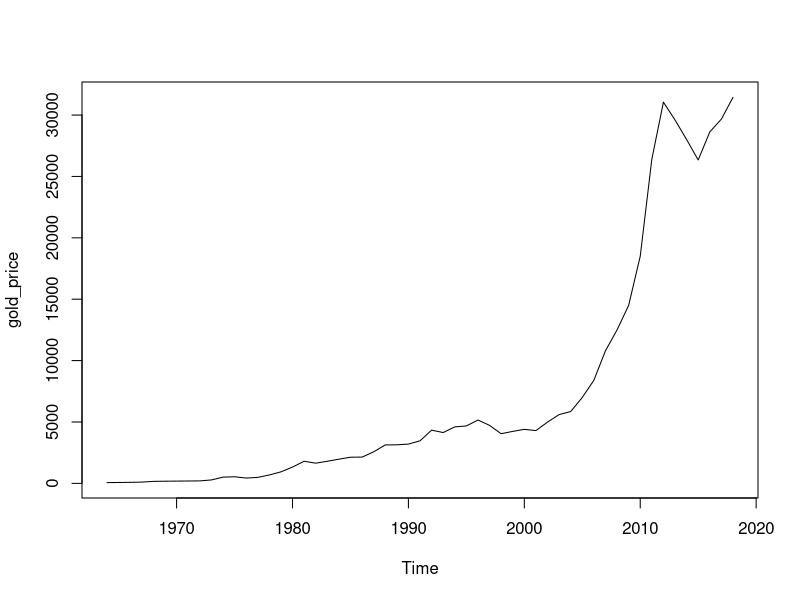
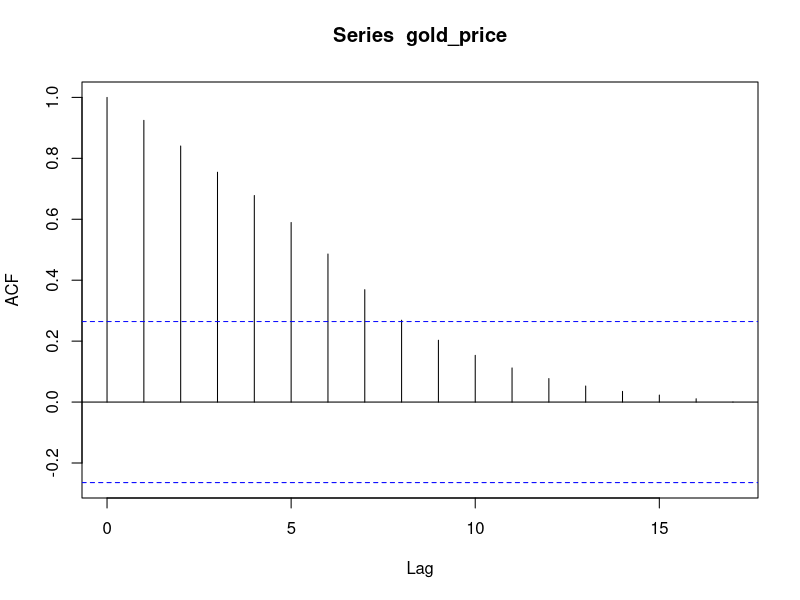
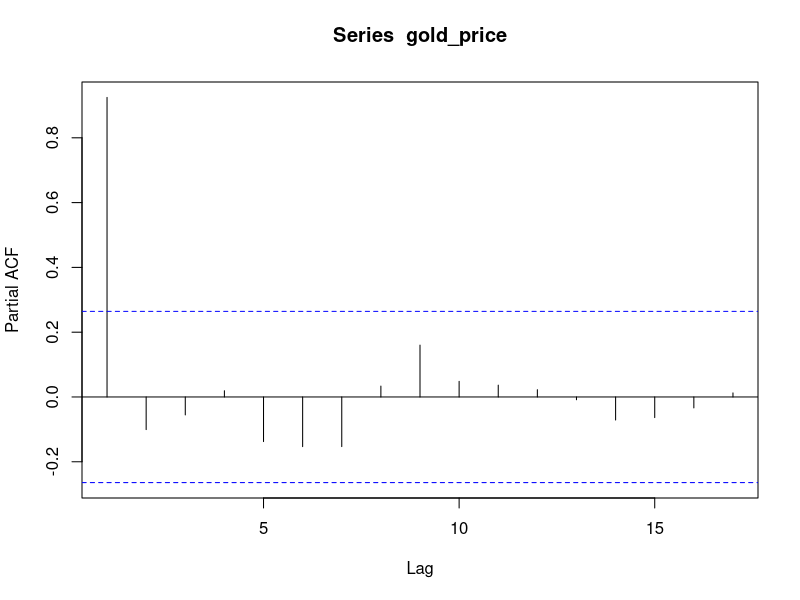
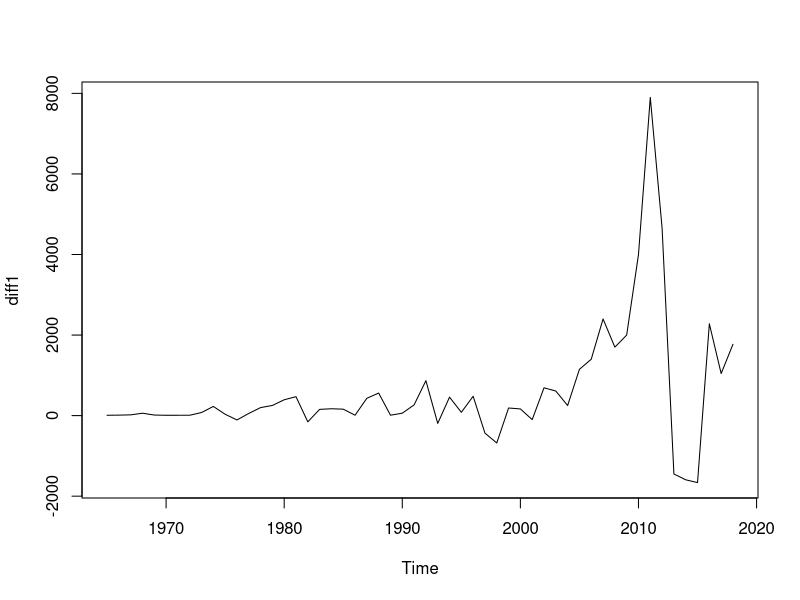
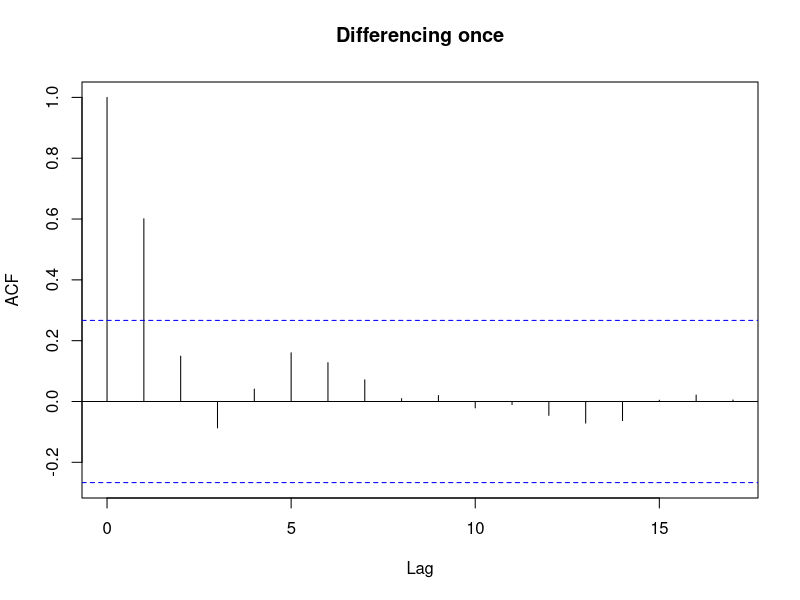
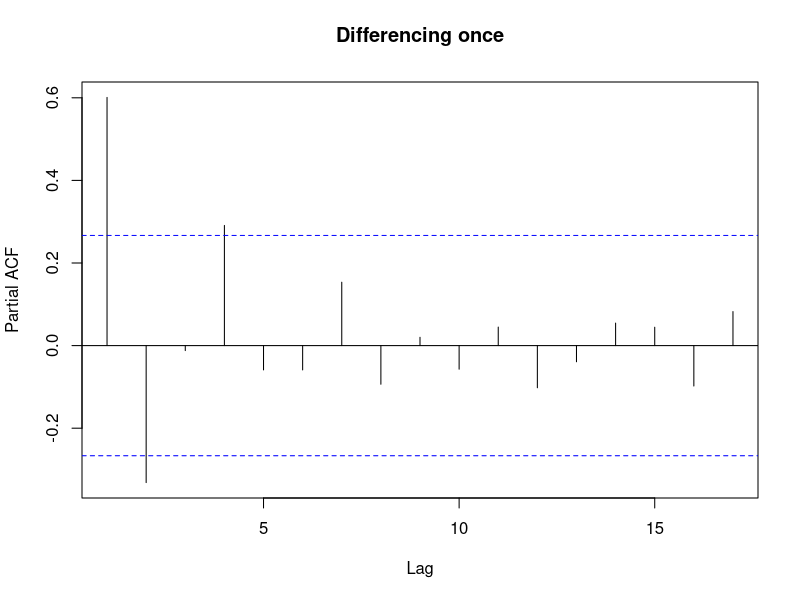
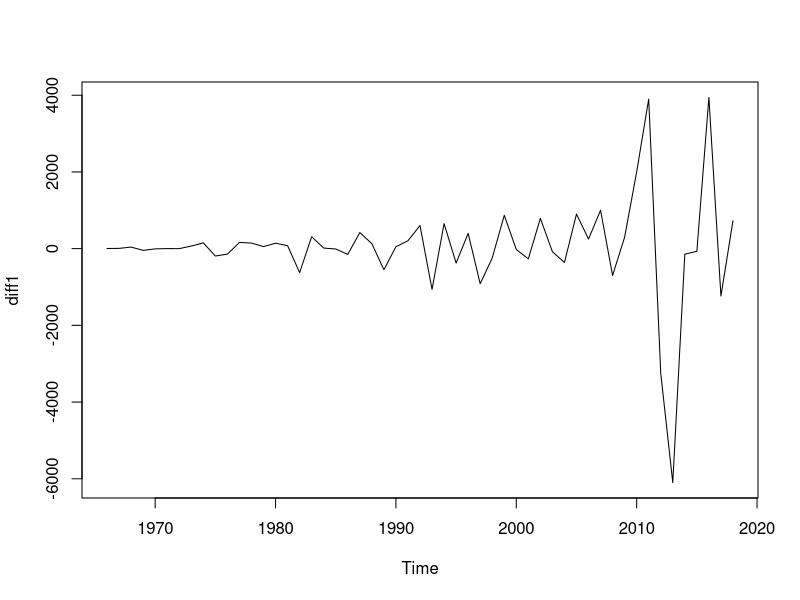
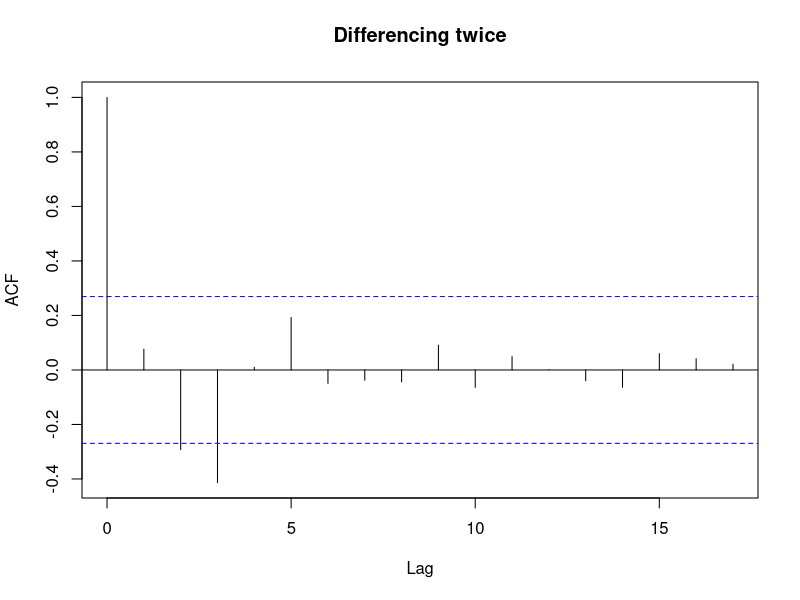

Reproduce these figures in R, in order. (Note: this script raises an error after producing the figures.)
#Imporunt necessary libaries
library(forecast)
library(tseries)

#Reading data from CSV
gold=read.csv("GOLD.csv")

#Converting to time series formate
gold_price <- ts(gold$Price,start = c(1964,1), frequency = 1)
class(gold_price)
View(gold_price)

#Examining the Data
plot(gold_price)
adf.test(gold_price, alternative = "stationary") 
acf(gold_price)
pacf(gold_price)

#Differencing once
diff1<- diff(gold_price)
plot(diff1)
adf.test(diff1)
acf(diff1,main="Differencing once")
pacf(diff1,main="Differencing once")

#Differencing twice
diff1<- diff(gold_price,differences = 2)
plot(diff1)
adf.test(diff1)
acf(diff1,main="Differencing twice")
pacf(diff1,main="Differencing twice")

#Natural log transformation and differenced once
ln=log(gold_price)
diffln=diff(ln)
plot(diffln)
adf.test(diffln)
acf(diffln,main="ln Transformation & Differencing once")
pacf(diff1,main="ln Transformation & Differencing once")

#Natural log transformation and differenced twice
lnGold=log(gold_price)
difflnGold=diff(lnGold,differences = 2)
plot(difflnGold)
adf.test(difflnGold)
acf(difflnGold,main="ln Transformation & Differencing once")
pacf(difflnGold,main="ln Transformation & Differencing once")

cat('Data is stationary at log transformation and differencing once')

#Fiting ARIMA model
arimaFit=auto.arima(lnGold)
fit <- arima(log(gold_price), c(0, 1, 1),seasonal = list(order = c(0, 1, 1), period = 1))
summary(fit)

#Forecast using model
pred <- predict(fit, n.ahead = 5)

#Converting natural log to decimal values
View(2.718^pred$pred)
arima <- forecast(fit, h=5)
accuracy(arima)

#Plotting the forecast
plot(arima) + abline(h=5)
